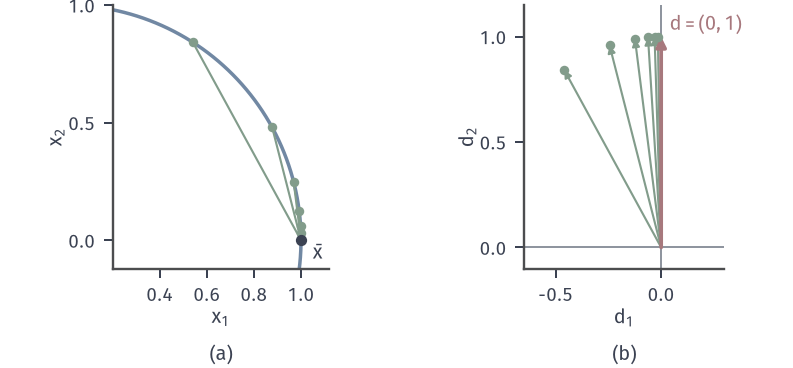

The script that drew this image:
from pathlib import Path
import sys
sys.path.insert(0, str(Path(__file__).resolve().parents[1]/"kkt-common"))
from kkt_fig import *
HERE = Path(__file__).resolve().parent
# Unit circle, xbar=(1,0), x^(k)=(cos t_k, sin t_k), t_k=1/2^(k-1): scaled differences tend to (0,1).
fig, axes = figure(width_mm=112, height_mm=52, ncols=2)
panels(fig, .08, .985, .985, .27, .28)
a, b = axes
tk = [1/2**j for j in range(0, 6)]
xb = np.array([1., 0.])
s = np.linspace(-.3, 1.4, 300)
a.plot(np.cos(s), np.sin(s), color=BLUE, lw=1.4)
setup(a, (.2, 1.12), (-.12, 1.0), [.4, .6, .8, 1], [0, .5, 1])
for k, t in enumerate(tk):
    p = np.array([np.cos(t), np.sin(t)]); a.plot([xb[0], p[0]], [xb[1], p[1]], color=GREEN, lw=.85, zorder=2); dot(a, p, GREEN, ms=3.8)
dot(a, xb, INK, ms=4.5); a.text(1.05, -.08, '$\\bar{x}$', fontsize=8, ha='left', clip_on=False)
Q = [(np.array([np.cos(t), np.sin(t)])-xb)/t for t in tk]
th = np.linspace(0, 2*np.pi, 300)
b.axhline(0, color=MUTED, lw=.6, zorder=1); b.axvline(0, color=MUTED, lw=.6, zorder=1)
setup(b, (-.65, .3), (-.1, 1.15), [-.5, 0], [0, .5, 1], xl='$d_1$', yl='$d_2$')
for q in Q:
    arrow(b, (0, 0), q, color=GREEN, lw=.85, ms=6, z=3)
    dot(b, q, GREEN, ms=3.8)
arrow(b, (0, 0), (0, 1), color=RED, lw=1.5)
b.text(.04, 1.03, '$d=(0,1)$', fontsize=8, color=RED)
tags(fig, axes, y=.01)
save(fig, HERE, 'figure', {'t_k': tk, 'scaled': [q.tolist() for q in Q]})
print(Q)
